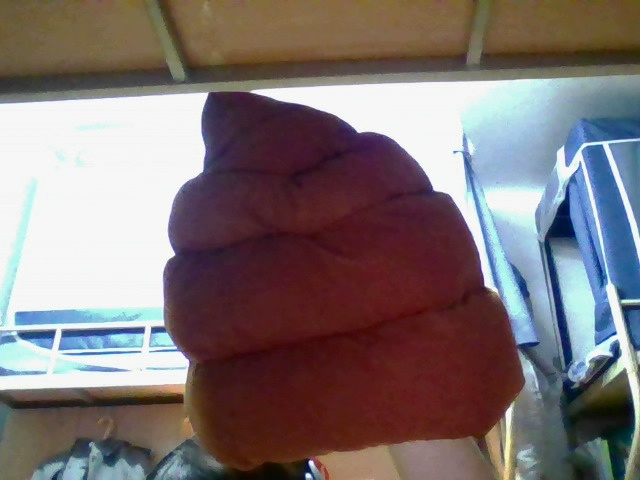
#> input picture data/photo.jpg, 640 x 480 px, found by its file name
$ python array_ops.py
#> lines starting #> are read from the running program, lines starting #| are printed output that depends on the picture; after the words box and inside, x2 and y2 are one past the last pixel; in counts of white or black regions, pixels touching at a corner belong together
from pathlib import Path

import cv2
import numpy as np

DATA_PATH = Path("data/photo.jpg")
RESULTS_DIR = Path("results")

# 下面是参数设定
# 取样像素 (u, v) = (x, y)
PIXEL_U, PIXEL_V = 320, 240

# 裁剪区域：[y1:y2, x1:x2]
CROP_X1, CROP_Y1, CROP_X2, CROP_Y2 = 160, 120, 440, 360

# 局部改色区域
PATCH_X1, PATCH_Y1, PATCH_X2, PATCH_Y2 = 40, 40, 160, 140


def add_label(image: np.ndarray, text: str) -> np.ndarray:
    """在图片左上角写白字黑底标签，方便拼图对比。"""
    out = image.copy()
    # 这里使用cv2.rectangle()函数在图像上绘制一个矩形，作为标签的背景
    # 矩形的左上角坐标为(0, 0)，右下角坐标为(len(text) * 14 + 20, 36)，颜色为黑色(0, 0, 0)，填充整个矩形(-1表示填充)
    cv2.rectangle(out, (0, 0), (len(text) * 14 + 20, 36), (0, 0, 0), -1)
    # 这里使用cv2.putText()函数在图像上绘制文本，作为标签的内容
    # 文本的左下角坐标为(10, 26)，字体为cv2.FONT_HERSHEY_SIMPLEX，字体大小为0.8，颜色为白色(255, 255, 255)，线宽为2，线型为cv2.LINE_AA(抗锯齿)
    cv2.putText(out, text, (10, 26), cv2.FONT_HERSHEY_SIMPLEX, 0.8,
                (255, 255, 255), 2, cv2.LINE_AA)
    return out


def main() -> None:
    RESULTS_DIR.mkdir(parents=True, exist_ok=True)

    # 读取图像文件，使用cv2.imread()函数读取指定路径的图像文件，返回一个NumPy数组表示图像数据
    img = cv2.imread(str(DATA_PATH))
#> img is the input picture: shape (480, 640, 3); mean B, G, R 115.2, 114.4, 126.2
    if img is None:
        raise SystemExit(f"Cannot read {DATA_PATH}")

    # 1. 图像属性：shape 的顺序是 (高, 宽, 通道)
    h, w, c = img.shape
#> h = 480; w = 640; c = 3
    print("shape:", img.shape, "dtype:", img.dtype)
#| shape: (480, 640, 3) dtype: uint8
    print(f"height h = {h}, width w = {w}, channels c = {c}")
#| height h = 480, width w = 640, channels c = 3

    # 2. 访问单个像素：索引顺序是 [v, u] = [y, x]
    pixel = img[PIXEL_V, PIXEL_U]
#> pixel = [26, 17, 67]
    print(f"img[v={PIXEL_V}, u={PIXEL_U}] (B, G, R) = {pixel.tolist()}")
#| img[v=240, u=320] (B, G, R) = [26, 17, 67]

    # 3. 切片裁剪：行在前、列在后；copy() 让结果脱离原图，避免误改原图
    crop = img[CROP_Y1:CROP_Y2, CROP_X1:CROP_X2].copy()
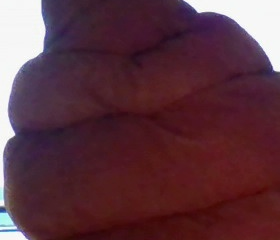
#> crop: shape (240, 280, 3); mean B, G, R 63.9, 53.8, 92.2
    cv2.imwrite(str(RESULTS_DIR / "crop.jpg"), crop)
    print(f"crop x:{CROP_X1}-{CROP_X2}, y:{CROP_Y1}-{CROP_Y2} -> shape {crop.shape}")
#| crop x:160-440, y:120-360 -> shape (240, 280, 3)

    # 4. 原图副本上把一小块改成红色；BGR 顺序下红色是 (0, 0, 255)
    red_patch = img.copy()
    red_patch[PATCH_Y1:PATCH_Y2, PATCH_X1:PATCH_X2] = (0, 0, 255)
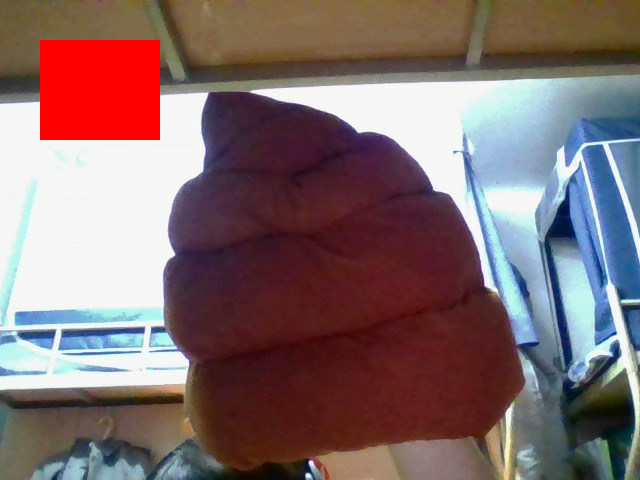
#> red_patch: shape (480, 640, 3); 3.91% of pixels changed, all inside (x1, y1, x2, y2) = (40, 40, 160, 140)

    # 5. 只保留一个通道：另外两个通道置零，shape 仍是 (h, w, 3)
    only_b = np.zeros_like(img)
    only_b[:, :, 0] = img[:, :, 0]
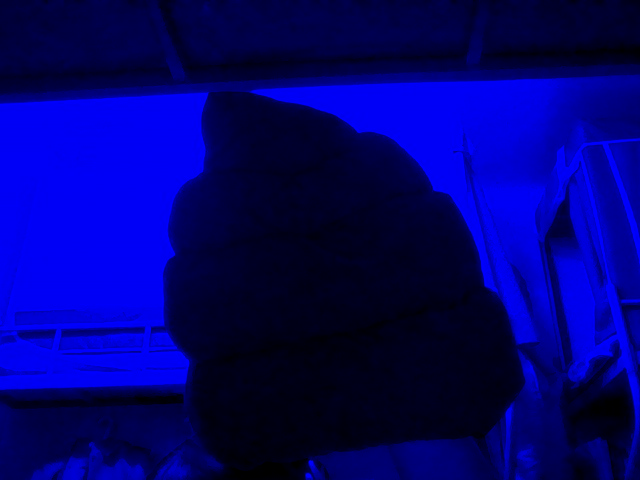
#> only_b: shape (480, 640, 3); mean B, G, R 115.2, 0, 0

    only_g = np.zeros_like(img)
    only_g[:, :, 1] = img[:, :, 1]
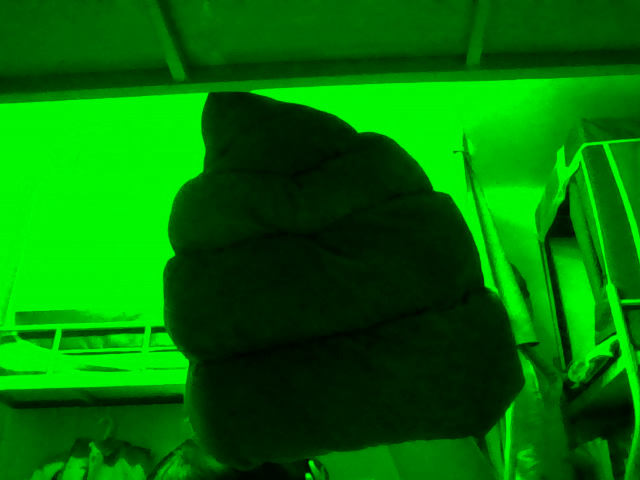
#> only_g: shape (480, 640, 3); mean B, G, R 0, 114.4, 0

    only_r = np.zeros_like(img)
    only_r[:, :, 2] = img[:, :, 2]
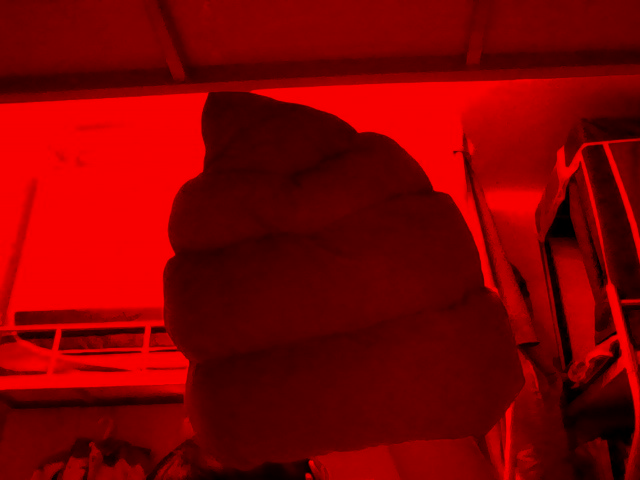
#> only_r: shape (480, 640, 3); mean B, G, R 0, 0, 126.2

    # 6. 灰度图：shape 变成 (h, w)，三个通道的加权和
    gray = cv2.cvtColor(img, cv2.COLOR_BGR2GRAY)
    print("gray shape:", gray.shape, "| color shape:", img.shape)
#| gray shape: (480, 640) | color shape: (480, 640, 3)

    # 7. 拼对比图：灰度先转回三通道，才能和彩色图 hstack
    gray_bgr = cv2.cvtColor(gray, cv2.COLOR_GRAY2BGR)
    panels = [
        add_label(img, "Original"),
        add_label(red_patch, "Red patch"),
        add_label(only_b, "Only B"),
        add_label(only_g, "Only G"),
        add_label(only_r, "Only R"),
        add_label(gray_bgr, "Gray"),
    ]
#> in add_label (call 6), `cv2.putText(out, text, (10, 26), cv2.FONT_HERSHEY_SIMPLEX, 0.8, (255, ..`:
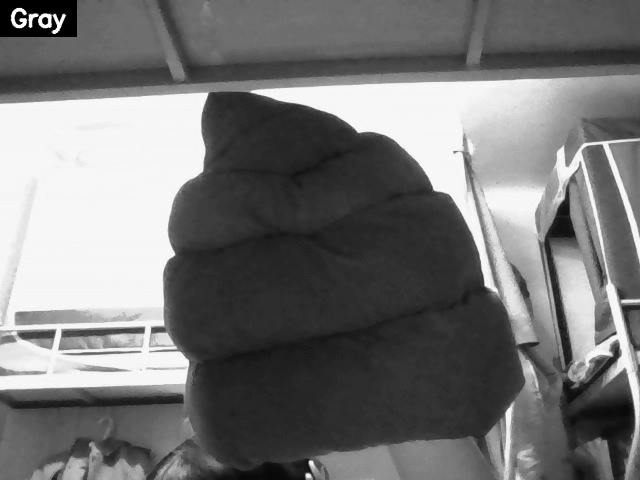
#> out: shape (480, 640, 3); min 0, max 255, mean 117.5
    grid = np.vstack([np.hstack(panels[:3]), np.hstack(panels[3:])])
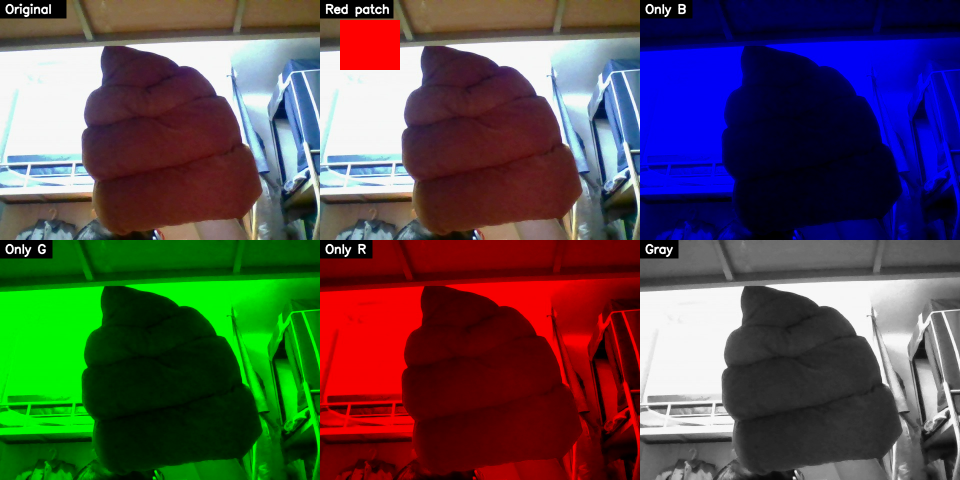
#> grid: shape (960, 1920, 3) (shown at 1/2 size); mean of channels 0, 1, 2 76.3, 75.6, 82.9; drawn as B, G, R
    cv2.imwrite(str(RESULTS_DIR / "compare_channels.jpg"), grid)
    print("Saved results/crop.jpg and results/compare_channels.jpg")


if __name__ == "__main__":
    main()
